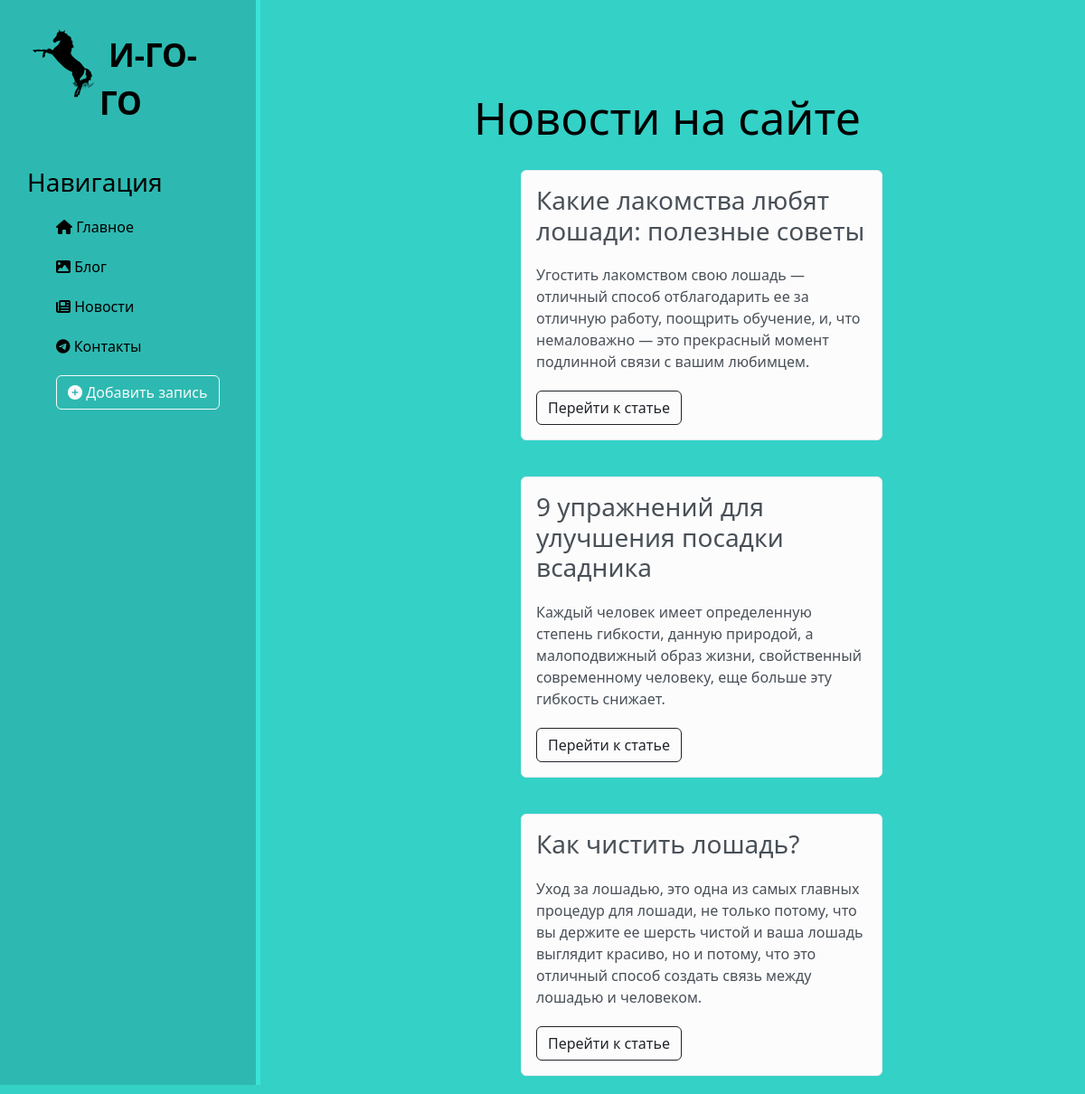
Page /news/ on the committed database.
### news/models.py (models this page shows, shortened)
class Articles(models.Model):
    title = models.CharField('Название', max_length=50)
    anons = models.CharField('Анонс', max_length=250)
    full_text = models.TextField('Статья')
    date = models.DateTimeField('Дата публикации')
    """Метод для отображения информации об объекте класса для пользователей"""
    """Метод для переадресации на страницу после редактирования и/или удаления записи"""
    class Meta:
        verbose_name = 'Новость'
        verbose_name_plural = 'Hовости'

### news/views.py (the view)
# urls.py: path('', views.news_home, name='news_home'),
def news_home(request):
    news = Articles.objects.order_by('-date')   # Получение всех объектов, отсортированных по дате публикации в порядке убывания(-date)
    return render(request, 'news/news_home.html', {"news": news})   # Передача всех объектов внутрь шаблона, как третий параметр

### news/templates/news/news_home.html (shortened to what this page needs)
{% extends 'main/layout.html' %}
{% block content %}
    <div class="features">
        <h1>Новости на сайте</h1>
        {% if news %}
            {% for el in news %}
                <div class="alert alert-light">
                    <h3>{{ el.title }}</h3>
                    <p>{{ el.anons }}</p>
                    <a href="{% url 'news_detail' el.id %}" class="btn btn-outline-dark">Перейти к статье</a>
                </div>
            {% endfor %}
        {% else %}
            <p>У вас нет записей</p>
        {% endif %}
    </div>
{% endblock %}

### main/templates/main/layout.html (shortened to what this page needs)
{% load static %}
<!DOCTYPE html>
<html lang="ru">
<head>
    <link rel="stylesheet" href="https://cdn.jsdelivr.net/npm/bootstrap@5.3.2/dist/css/bootstrap.min.css">
    <link rel="stylesheet" href="{% static 'main/css/main.css' %}">
    <link rel="stylesheet" href="https://use.fontawesome.com/releases/v6.4.2/css/all.css">
</head>
<body>
    <aside>
        <img src="{% static 'main/img/horse.svg' %}" alt="Лого">
        <span class="logo">И-ГО-ГО</span>
        <h3>Навигация</h3>
        <ul>
            <a href="{% url 'home' %}"><li><i class="fa-solid fa-house"></i> Главное</li></a>
            <a href="{% url 'blog' %}"><li><i class="fa-solid fa-image"></i> Блог</li></a>
            <a href="{% url 'news_home' %}"><li><i class="fa-solid fa-newspaper"></i> Новости</li></a>
            <a href=""><li><i class="fa-brands fa-telegram"></i> Контакты</li></a>
            <a href="{% url 'create' %}"><li><button class="btn btn-outline-light"><i class="fa-solid fa-circle-plus"></i> Добавить запись</button></li></a>
        </ul>
    </aside>
    <main>
        {% block content %}
        {% endblock %}
    </main>
</body>
</html>

### main/static/main/css/main.css (style rules this page uses)
body { background: #34D1C7; }
aside { float: left; background: #2DB9B1; width: 24%; padding: 2.5%; height: 150vh; color: black; border-right: 5px solid #3ae4d9; }
aside img { width: 80px; float: left; }
aside .logo { font-size: 35px; margin-left: 10px; font-weight: bold; position: relative; top: 5px; }
aside h3 { margin-top: 50px; font-size: 28px; }
aside ul { list-style: none; }
aside ul li { color: black; display: block; margin-top: 20px; transition: transform .6s ease; }
aside a { text-decoration: none; }
main .features { float: left; color: black; margin-top: 100px; text-align: center; width: 75%; }
main .features h1 { font-size: 50px; }
main .features p { max-width: 400px; margin: 20px auto; }
.alert { float: left; clear: both; width: 400px; margin: 20px 32%; text-align: left; }

### rows in the picture
Articles: title "Какие лакомства любят лошади: полезные советы", anons "Угостить лакомством свою лошадь — отличный способ отблагодарить ее за отличную работу, поощрить обучение, и, что немаловажно — это прекрасный момент подлинной связи с вашим любимцем."
Articles: title "9 упражнений для улучшения посадки всадника", anons "Каждый человек имеет определенную степень гибкости, данную природой, а малоподвижный образ жизни, свойственный современному человеку, еще больше эту гибкость снижает."
Articles: title "Как чистить лошадь?", anons "Уход за лошадью, это одна из самых главных процедур для лошади, не только потому, что вы держите ее шерсть чистой и ваша лошадь выглядит красиво, но и потому, что это отличный способ создать связь между лошадью и человеком."
